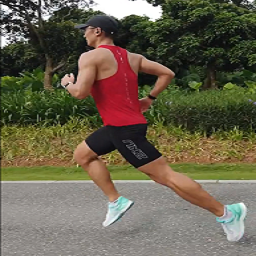
%> input picture mat_code/CPDori/core/hb.png, 256 x 256 px
$ octave test2.m   (GNU Octave 9; MATLAB toolbox functions it lacks are replaced by stand-ins)
%> lines starting %> are read from the running program, lines starting %| are printed output that depends on the picture
### mat_code/CPDori/core/motionEstTSS.m
function [motionVect, TSScomputations] = motionEstTSS(imgP, imgI, mbSize, p)
[row col] = size(imgI);
vectors = zeros(2,row*col/mbSize^2);
costs = ones(3, 3) * 65537;
computations = 0;
L = floor(log10(p+1)/log10(2));
stepMax = 2^(L-1);
mbCount = 1;
for i = 1 : mbSize : row-mbSize+1
    for j = 1 : mbSize : col-mbSize+1
        x = j;
        y = i;
        costs(2,2) = costFuncMAD(imgP(i:i+mbSize-1,j:j+mbSize-1),imgI(i:i+mbSize-1,j:j+mbSize-1),mbSize);
        computations = computations + 1;
        stepSize = stepMax;
        while(stepSize >= 1)
            for m = -stepSize : stepSize : stepSize
                for n = -stepSize : stepSize : stepSize
                    refBlkVer = y + m;
                    refBlkHor = x + n;
                    if ( refBlkVer < 1 || refBlkVer+mbSize-1 > row || refBlkHor < 1 || refBlkHor+mbSize-1 > col)
                        continue;
                    end
                    costRow = m/stepSize + 2;
                    costCol = n/stepSize + 2;
                    if (costRow == 2 && costCol == 2)
                        continue
                    end
                    costs(costRow, costCol ) = costFuncMAD(imgP(i:i+mbSize-1,j:j+mbSize-1),imgI(refBlkVer:refBlkVer+mbSize-1, refBlkHor:refBlkHor+mbSize-1), mbSize);
                    computations = computations + 1;
                end
            end
            [dx, dy, min] = minCost(costs);
            x = x + (dx-2)*stepSize;
            y = y + (dy-2)*stepSize;
            stepSize = stepSize / 2;
            costs(2,2) = costs(dy,dx);
        end
        vectors(1,mbCount) = y - i;
        vectors(2,mbCount) = x - j;
        mbCount = mbCount + 1;
        costs = ones(3,3) * 65537;
    end
end
motionVect = vectors;
TSScomputations = computations/(mbCount - 1);

### mat_code/CPDori/core/motionComp.m
% Computes motion compensated image using the givenmotion vectors（用给定的运动矢量计算运动补偿图像）

%

% Input

%?? imgI : Thereference image （参考图像）

%?? motionVect :The motion vectors（运动矢量）

%?? mbSize :Size of the macroblock（宏块大小）

%

% Ouput

%?? imgComp :The motion compensated image（运动补偿图像）

%

% Written by Aroh Barjatya

function imgComp = motionComp(imgI, motionVect, mbSize)
[row col] = size(imgI);

% we start off from the top left of the image（从图像左上角开始）

% we will walk in steps of mbSize（以宏块大小为步长）

% for every marcoblock that we look at we will readthe motion vector（对于看到的每一个宏块，读出它的运动矢量）

% and put that macroblock from refernce image in thecompensated image（并将参考图像中的该宏块放到补偿图像中）


mbCount = 1;

for i = 1:mbSize:row-mbSize+1
    for j =1:mbSize:col-mbSize+1
% dy isrow(vertical) index（dy为垂直方向上的指数）
% dx iscol(horizontal) index（dx为水平方向上的指数）
% thismeans we are scanning in order
        dy =motionVect(1,mbCount);
        dx =motionVect(2,mbCount);
        refBlkVer = i + dy;
        refBlkHor = j + dx;
        if (refBlkVer < 1 || refBlkVer+mbSize-1 > row || refBlkHor < 1 || refBlkHor+mbSize-1 > col)
            imageComp(i:i+mbSize-1,j:j+mbSize-1)=imgI(i:i+mbSize-1,j:j+mbSize-1);
            continue;
        end
        imageComp(i:i+mbSize-1,j:j+mbSize-1)= imgI(refBlkVer:refBlkVer+mbSize-1, refBlkHor:refBlkHor+mbSize-1);
        mbCount= mbCount + 1;
    end
end


imgComp = imageComp;

### mat_code/CPDori/core/test2.m
clear;
close all;
clc;
time=cputime;
mbSize = 16;
p = 7;
%各位换成自己找的图！！！
%记得路径也要换！！！
A=imread('hb.png');
%> A is the input picture: size 256x256x3 uint8; mean R, G, B 105, 97.4, 77.8
B=imread('hb1.png');
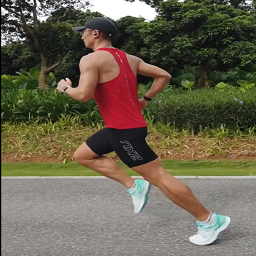
%> input picture mat_code/CPDori/core/hb1.png, 256 x 256 px
%> B is the input picture: size 256x256x3 uint8; mean R, G, B 106.4, 99, 79.9
f2=rgb2gray(A);
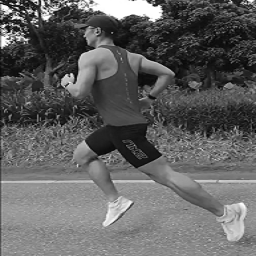
%> f2: size 256x256 uint8; min 4, max 255, mean 97.4
f1=rgb2gray(B);
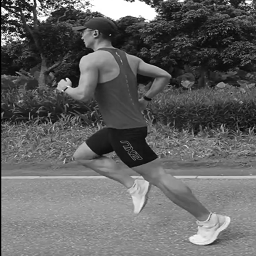
%> f1: size 256x256 uint8; min 0, max 255, mean 99
figure,imshow(A),title('当前帧');
figure,imshow(B),title('参考帧');
[r,c]=size(A);
%> r = 256; c = 768
%绘制运动矢量图
[motionVect, TSScomputations] = motionEstTSS(B, A, mbSize, p);
%> after the loop in motionEstTSS, `for i = 1 : mbSize : row-mbSize+1`: computations = 18158; costs = [65537 65537 65537; 65537 65537 65537; 65537 65537 65537]; mbCount = 769; vectors = 768 columns, first 8: [7 1 7 -7 7 7 7 1; -3 1 -2 7 -3 -3 -3 0]
%> in motionEstTSS, `motionVect = vectors;`: motionVect has the same summary as vectors
%> in motionEstTSS, `TSScomputations = computations/(mbCount - 1);`: TSScomputations = 23.64
%> motionVect has the same summary as vectors in motionEstTSS; TSScomputations = 23.64
a = zeros(1,r*c/mbSize^2);
a(:) = motionVect(1,1:r*c/mbSize^2);
b = zeros(1,r*c/mbSize^2);
b(:) = motionVect(2,1:r*c/mbSize^2);
for i = 1:r/mbSize
    for j = 1:c/mbSize
        mvx(i,j)=b(1,j+(i-1)*(c/mbSize));%运动矢量的X坐标
        mvy(i,j)=-a(1,j+(i-1)*(c/mbSize));%运动矢量的Y坐标
    end
end
figure;quiver(flipud(mvx),flipud(mvy));%flipud函数上下翻转矩阵
title('运动矢量图');
set(gca,'XLim',[-1,c/mbSize+2],'YLim',[-1,r/mbSize+2]);
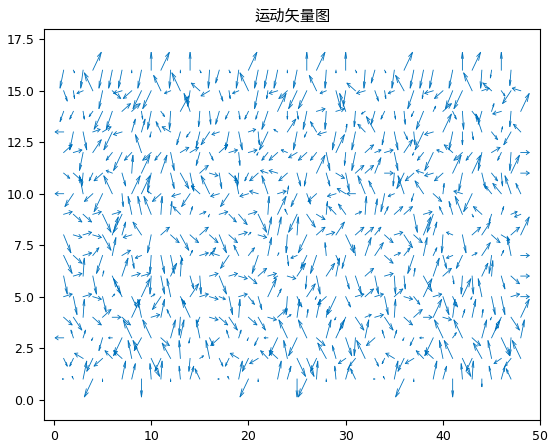
%> figure redrawn from the program's plot data; highest point at x = 4.86, y = 16.86
%绘制预测帧
imgComp = motionComp(A,motionVect,mbSize);
%> after the loop in motionComp, `for i = 1:mbSize:row-mbSize+1`:
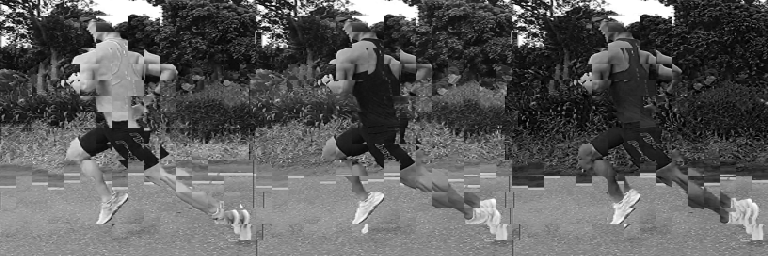
%> imageComp: size 256x768 uint8; min 0, max 255, mean 93.6
%> after the loop in motionComp, `for i = 1:mbSize:row-mbSize+1`: mbCount = 667
I1 = uint8(imgComp);
figure;imshow(I1);
title('预测帧');
%绘制残差图
canc = zeros(r,c);
for i = 1:r
    for j = 1:c
        canc(i,j) = 255 - abs(B(i,j)-imgComp(i,j));
    end
end
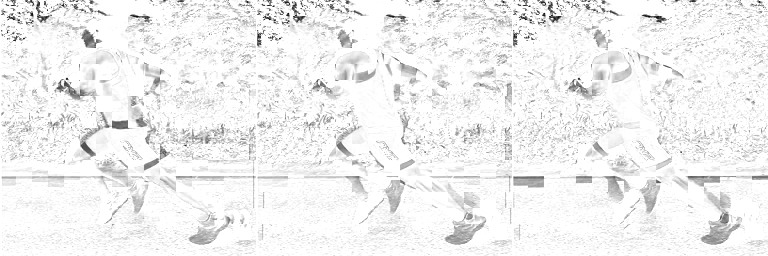
%> canc: size 256x768 double; min 10, max 255, mean 240.4
PSNR=20*log10(255)+20*log10(256)-10*log10(sum(sum(canc.*canc)));%峰值信噪比
%> PSNR = -4.31
time=cputime-time
